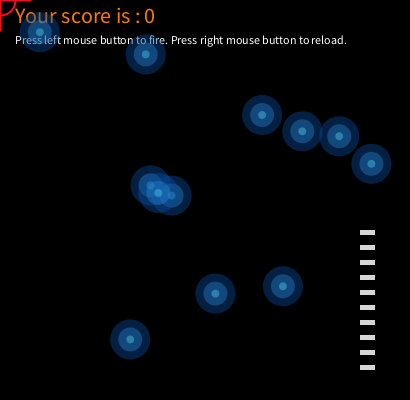
Frame 1 (no input)
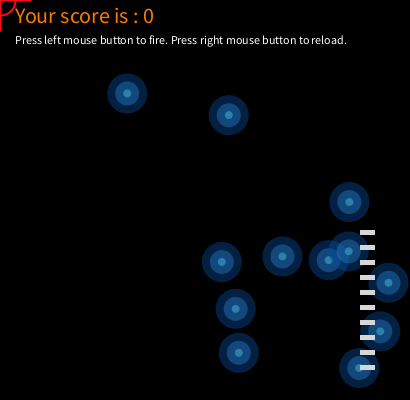
Frame 60 (the mouse pressed at the canvas centre just before this capture)
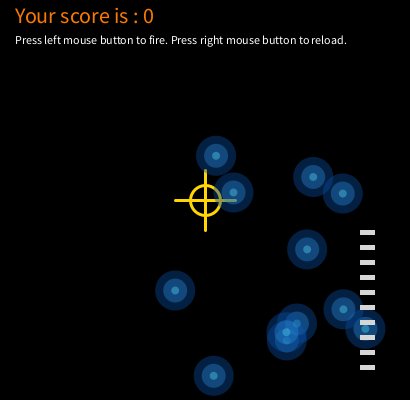
Frame 120 (the mouse held since frame 60 and released just before this capture)

The Processing sketch that drew these frames (run headless with seeded random() and noise(); from frame 60 on, the mouse is pressed at the canvas centre):

// Processing sketch: processing_105116
// ── processing_105116.pde

int ballcount= 12;
int Bulletcount = 10;
Ball []myBall;
Bullet[]myBullet;
int score, scoreLevle1, scoreLevle2, scoreLevle3, mode1, mode2, mode3, sightWeight, usedBullet;
color sightColor;
boolean Win, noBullet;
int CurrentFrameCount;

void setup() {
  size(410, 400);
  smooth();
  background(0);
  sightColor = #FF0818;
  sightWeight=2;
  myBall = new Ball[ballcount];
  for (int i =0; i < ballcount;i++) {
    myBall[i] = new Ball(random(20, width-20), random(20, height-20), random(1, 3), random(1, 3));
  }
}

void draw() {
  background(0);
  winScore();
  sight(); 
  Win=true;
  myBullet = new Bullet[Bulletcount- usedBullet];
  for (int i =0; i < Bulletcount-usedBullet;i++) {
    myBullet[i] = new Bullet(width-50, i*15+230);
  }
  for (int i =0; i < ballcount;i++) {
    if ( !myBall[i].hit) {//如果20个球中任意一个球没有被命中，则显示这个球
      myBall[i].move();
      myBall[i].display();
      Win= false;
    }
  }
  for (int i =0; i < Bulletcount- usedBullet;i++) {
    myBullet[i].display();
  }
  if (Win) {
    textAlign(CENTER, CENTER);
    fill(0);
    rect(0, 0, width, height);
    fill(#FA7900);
    textSize(32);
    text("YOU WIN !", width/2, height/2-50);
    text("your score is "+score, width/2, height/2);
  }
  //  println("mode1="+mode1+" /  mode2="+mode2+" /  mode3="+mode3+"  /   score="+score);
  //  println("mode1+mode2+mode3="+(mode1+mode2+mode3));
  // println("leftBullet="+(Bulletcount-usedBullet)+"   usedBullet="+usedBullet);
  //  println(CurrentFrameCount+"   "+frameCount);
}

void mousePressed() {
  sightColor = #FFD603;
  sightWeight=3;
  for (int i =0; i < ballcount;i++) {
    if (dist(mouseX, mouseY, myBall[i].x, myBall[i].y)<20 && dist(mouseX, mouseY, myBall[i].x, myBall[i].y)>15 &&  mouseButton==LEFT && usedBullet>=0 && usedBullet<10 ) {
      scoreLevle1=6;
      mode1++;
    } else if (dist(mouseX, mouseY, myBall[i].x, myBall[i].y)<=15 && dist(mouseX, mouseY, myBall[i].x, myBall[i].y)>10 && mouseButton==LEFT && usedBullet>=0 && usedBullet<10 ) {
      scoreLevle2=8;
      mode2++;
    } else if (dist(mouseX, mouseY, myBall[i].x, myBall[i].y)<=10 &&  mouseButton==LEFT && usedBullet>=0 && usedBullet<10 ) {
      scoreLevle3=10;
      mode3++;
    }
  }
  if (mouseButton==LEFT && usedBullet>9 ) {
    noBullet=true;
    CurrentFrameCount=frameCount;
  }
  checkHit();
  if (mouseButton == LEFT ) {
    usedBullet++;
    if ( usedBullet>10) {
      Bulletcount=usedBullet;
    }
  }
  if (mouseButton == RIGHT && usedBullet>=10) {
    Bulletcount=10;
    usedBullet=0;
  }
}



void winScore() {
  score= scoreLevle1*mode1+scoreLevle2*mode2+scoreLevle3*mode3;
  textAlign(LEFT, CENTER);
  textSize(22);
  fill(#FA7900);
  text("Your score is : "+score, 15, 15);
  textSize(12);
  fill(255);
  if (frameCount<160) {
    text("Press left mouse button to fire. Press right mouse button to reload.", 15, 40);
  }
  if (usedBullet>9) {
    if (frameCount-CurrentFrameCount<160) {
      text("Press right mouse button to reload.", 15, 40);
    }
  }
}

void checkHit() {
  for (int i =0; i < ballcount;i++) {
    if (dist(mouseX, mouseY, myBall[i].x, myBall[i].y)<20 && mouseButton==LEFT && usedBullet>=0 && usedBullet<10 ) {
      myBall[i].hit=true;
    }
  }
}

void sight() {
  pushStyle();
  noCursor();
  noFill();
  strokeWeight(sightWeight);
  stroke(sightColor);
  ellipse(mouseX, mouseY, 30, 30);
  line(mouseX-30, mouseY, mouseX+30, mouseY);
  line(mouseX, mouseY-30, mouseX, mouseY+30);
  popStyle();
}

void mouseReleased() {
  sightColor = #FF0818;
  sightWeight=2;
}

class Ball {
  float x, y;
  float vX, vY;
  color c1, c2, c3;
  boolean hit;

  Ball(float temp_x, float temp_y, float temp_vX, float temp_vY) {
    x =temp_x;
    y =temp_y;
    vX=temp_vX;
    vY=temp_vY;
    c3=#064A9B;
    c2=#2886D1;
    c1=#47C0E3;
    noStroke();
  }

  void move() {
    x+=vX;
    y+=vY;
    if (x>width-20 ) {
      vX*=-1;
      x=width-20;
    } else if (x<20) {
      vX*=-1;
      x=20;
    }
    if (y>height-20 ) {
      vY*=-1;
      y=height-20;
    } else if (y<20) {
      vY*=-1;
      y=20;
    }
  }

  void display() {
      fill(c3, 110);
      ellipse(x, y, 40, 40);
      fill(c2, 100);
      ellipse(x, y, 24, 24);
      fill(c1, 120);
      ellipse(x, y, 8, 8);
  }
}

class Bullet {
  int x, y;

  Bullet(int posx, int posy) {
    x = posx;
    y = posy;
  }

  void checkShooting() {
  }

  void display() {
    fill(#D6D6D6);
    rect(x, y, 15, 5);
  }
}
